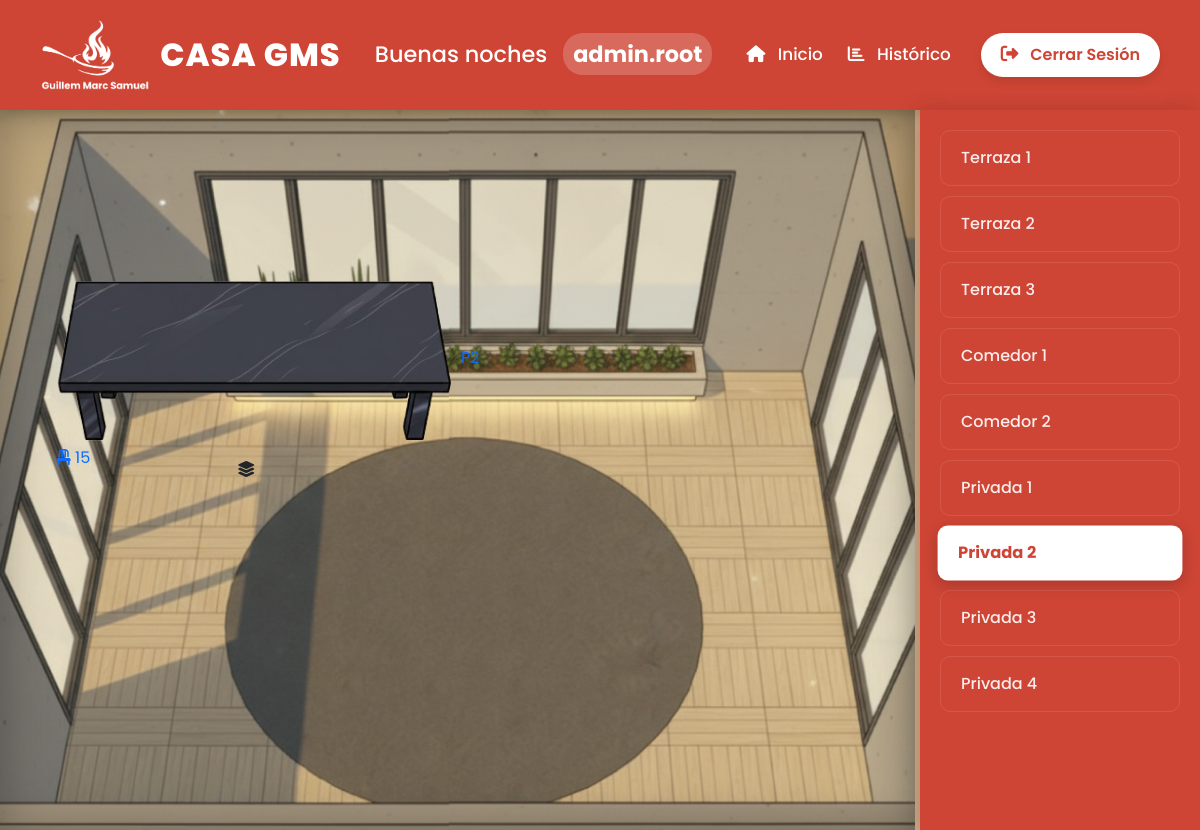
The page /PHP/PUBLIC/SALAS/privada2.php (signed in) on the database its author committed.
### tables this page shows
CREATE TABLE IF NOT EXISTS mesas (
    id INT AUTO_INCREMENT PRIMARY KEY,
    id_sala INT NOT NULL,
    nombre VARCHAR(20) NOT NULL,
    sillas INT NOT NULL,
    estado INT DEFAULT 1,   
    asignado_por INT NULL,   
    FOREIGN KEY (id_sala) REFERENCES salas(id)
);

CREATE TABLE IF NOT EXISTS salas (
    id INT AUTO_INCREMENT PRIMARY KEY,
    nombre VARCHAR(100) NOT NULL,
    num_mesas INT DEFAULT 0,
    imagen VARCHAR(255)
);

### PHP/PUBLIC/SALAS/privada2.php (the view, shortened to what this page needs)
<?php
require_once '../../CONEXION/conexion.php';
$id_sala_actual = 7;
try {
    $stmt_mesas = $conn->prepare("
        SELECT m.*, u.username AS camarero
        FROM mesas m
        LEFT JOIN users u ON m.asignado_por = u.id
        WHERE m.id_sala = :sala
    ");
    $stmt_mesas->execute(['sala' => $id_sala_actual]);
    $mesas = $stmt_mesas->fetchAll(PDO::FETCH_ASSOC);
} catch (PDOException $e) {
    die("Error al cargar las mesas: " . $e->getMessage());
}
try {
    $stmt_salas = $conn->query("SELECT id, nombre FROM salas");
    $salas = $stmt_salas->fetchAll(PDO::FETCH_ASSOC);
} catch (PDOException $e) {
    die("Error al cargar las salas: " . $e->getMessage());
}
?>
<!DOCTYPE html>
<html lang="es">
<head>
    <link href="https://cdn.jsdelivr.net/npm/bootstrap@5.3.3/dist/css/bootstrap.min.css" rel="stylesheet">
    <link rel="stylesheet" href="https://cdnjs.cloudflare.com/ajax/libs/font-awesome/6.5.1/css/all.min.css">
    <link rel="stylesheet" href="../../../css/panel_principal.css">
    <link rel="stylesheet" href="../../../css/salas_general.css">
    <link rel="stylesheet" href="../../../css/privada2.css">
    <link rel="stylesheet" href="../../../css/mesas_privadas.css">
</head>
<body>
    <?php
    require_once '../header.php';
    ?>
    <div class="sala-container">
        <main class="sala-layout privada2">
            <div class="sala-layout-dropdown dropdown">
                <button class="btn btn-salas" type="button" data-bs-toggle="dropdown" aria-expanded="false">
                    <i class="fa-solid fa-layer-group"></i>
                </button>
            </div>
            <?php foreach ($mesas as $mesa): ?>
                <?php
                    $clase = $mesa['estado'] == 2 ? 'ocupada' : 'libre';
                ?>
                <?php
                    $url_destino = $mesa['estado'] == 1
                        ? '../asignar_mesa.php?id_mesa=' . $mesa['id']
                        : '../liberar_mesa.php?id_mesa=' . $mesa['id'];
                ?>
                <a href="<?php echo $url_destino; ?>" class="mesa <?php echo $clase; ?>" id="mesa-<?php echo $mesa['id']; ?>" style="text-decoration: none; display: block; cursor: pointer;">
                    <img src="../../../img/mesa_privada2.png" alt="Mesa" class="mesa-img">
                    <span class="mesa-label"><?php echo htmlspecialchars($mesa['nombre']); ?></span>
                    <div class="mesa-sillas">
                        <i class="fa-solid fa-chair"></i> <?php echo $mesa['sillas']; ?>
                    </div>
                </a>
            <?php endforeach; ?>
        </main>
        <aside class="salas-navigation">
            <?php foreach ($salas as $sala): ?>
                <?php
                    $clase_activa = ($sala['id'] == $id_sala_actual) ? 'active' : '';
                    $nombre_fichero = strtolower(str_replace(' ', '', $sala['nombre']));
                    $url = $nombre_fichero . ".php";
                ?>
                <a href="<?php echo $url; ?>" class="sala-nav-link <?php echo $clase_activa; ?>">
                    <?php echo htmlspecialchars($sala['nombre']); ?>
                </a>
            <?php endforeach; ?>
        </aside>
    </div>
</body>
</html>

### css/panel_principal.css (style rules this page uses)
* { margin: 0; padding: 0; box-sizing: border-box; }
html, body { height: 100%; font-family: 'Poppins', sans-serif; color: #333; background-color: #f4f7f9; background-image: url('../img/fondo_panel_principal.png'); background-size: cover; background-attachment: fixed; background-position: center 50%; }

### css/salas_general.css (style rules this page uses)
body { font-family: 'Poppins', sans-serif; background-color: #f4f6f9; margin: 0; overflow: hidden; }
.sala-container { display: flex; height: calc(100vh - 80px); position: relative; }
.sala-layout { flex-grow: 1; position: relative; background-size: cover; background-position: center; background-repeat: no-repeat; overflow: hidden; border-right: 5px solid #d1a785; box-shadow: inset 0 0 50px rgba(0, 0, 0, 0.3); display: flex; justify-content: center; align-items: center; }
.salas-navigation { width: 280px; background: #ce4535; padding: 20px; overflow-y: auto; box-shadow: -5px 0 20px rgba(0, 0, 0, 0.15); display: flex; flex-direction: column; gap: 10px; z-index: 200; }
.sala-nav-link { display: block; padding: 15px 20px; color: rgba(255, 255, 255, 0.9); text-decoration: none; border-radius: 10px; font-weight: 500; border: 1px solid rgba(255, 255, 255, 0.1); transition: all 0.2s ease; }
.sala-nav-link.active { background: white; color: #ce4535; font-weight: 700; box-shadow: 0 4px 15px rgba(0, 0, 0, 0.2); transform: scale(1.02); border: none; }

### css/privada2.css (style rules this page uses)
.sala-layout.privada2 { background-image: url('../img/privada2.png'); background-position: center; background-size: cover; }
#mesa-22 { top: 60%; left: 50%; transform: translate(-50%, -50%); }

### css/mesas_privadas.css (style rules this page uses)
.mesa-img { width: 400px; height: auto; }

### rows shown on the page
mesas: nombre "P2", sillas "15"
salas: nombre "Terraza 1"
salas: nombre "Terraza 2"
salas: nombre "Terraza 3"
salas: nombre "Comedor 1"
salas: nombre "Comedor 2"
salas: nombre "Privada 1"
salas: nombre "Privada 2"
salas: nombre "Privada 3"
salas: nombre "Privada 4"

### other values the page prints
$saludo "Buenas noches"
$username "admin.root"
